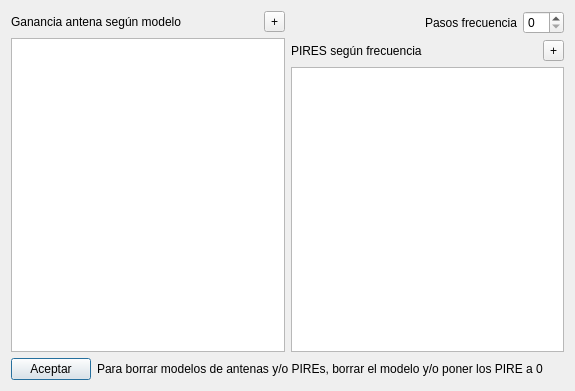
<?xml version="1.0" encoding="UTF-8"?>
<ui version="4.0">
 <class>DlgConfig</class>
 <widget class="QDialog" name="DlgConfig">
  <property name="geometry">
   <rect>
    <x>0</x>
    <y>0</y>
    <width>575</width>
    <height>391</height>
   </rect>
  </property>
  <property name="windowTitle">
   <string>Dialog</string>
  </property>
  <layout class="QGridLayout" name="gridLayout_3">
   <item row="0" column="0">
    <layout class="QGridLayout" name="gridLayout_2">
     <item row="0" column="0">
      <widget class="QLabel" name="label_2">
       <property name="text">
        <string>Ganancia antena según modelo</string>
       </property>
      </widget>
     </item>
     <item row="1" column="0" colspan="2">
      <widget class="QAntennaGainTable" name="gainTable"/>
     </item>
     <item row="0" column="1">
      <widget class="QToolButton" name="addModelGain">
       <property name="text">
        <string>+</string>
       </property>
      </widget>
     </item>
    </layout>
   </item>
   <item row="0" column="1">
    <layout class="QGridLayout" name="gridLayout">
     <item row="1" column="0">
      <widget class="QLabel" name="label">
       <property name="text">
        <string>PIRES según frecuencia</string>
       </property>
      </widget>
     </item>
     <item row="1" column="1">
      <widget class="QToolButton" name="addPIREButton">
       <property name="text">
        <string>+</string>
       </property>
      </widget>
     </item>
     <item row="2" column="0" colspan="2">
      <widget class="QFrequencyTable" name="pireTable"/>
     </item>
     <item row="0" column="0" colspan="2">
      <layout class="QHBoxLayout" name="horizontalLayout">
       <item>
        <widget class="QLabel" name="label_3">
         <property name="text">
          <string>Pasos frecuencia</string>
         </property>
         <property name="alignment">
          <set>Qt::AlignRight|Qt::AlignTrailing|Qt::AlignVCenter</set>
         </property>
        </widget>
       </item>
       <item>
        <widget class="QSpinBox" name="sbSteps">
         <property name="sizePolicy">
          <sizepolicy hsizetype="Fixed" vsizetype="Fixed">
           <horstretch>0</horstretch>
           <verstretch>0</verstretch>
          </sizepolicy>
         </property>
        </widget>
       </item>
      </layout>
     </item>
    </layout>
   </item>
   <item row="1" column="0" colspan="2">
    <layout class="QHBoxLayout" name="horizontalLayout_2">
     <item>
      <widget class="QPushButton" name="btOk">
       <property name="sizePolicy">
        <sizepolicy hsizetype="Fixed" vsizetype="Fixed">
         <horstretch>0</horstretch>
         <verstretch>0</verstretch>
        </sizepolicy>
       </property>
       <property name="text">
        <string>Aceptar</string>
       </property>
      </widget>
     </item>
     <item>
      <widget class="QLabel" name="label_4">
       <property name="text">
        <string>Para borrar modelos de antenas y/o PIREs, borrar el modelo y/o poner los PIRE a 0</string>
       </property>
      </widget>
     </item>
    </layout>
   </item>
  </layout>
 </widget>
 <customwidgets>
  <customwidget>
   <class>QAntennaGainTable</class>
   <extends>QTableWidget</extends>
   <header>AntennaGain.h</header>
   <slots>
    <slot>addRow()</slot>
   </slots>
  </customwidget>
  <customwidget>
   <class>QFrequencyTable</class>
   <extends>QTableWidget</extends>
   <header>FrequencyPIRE.h</header>
  </customwidget>
 </customwidgets>
 <resources/>
 <connections/>
</ui>
